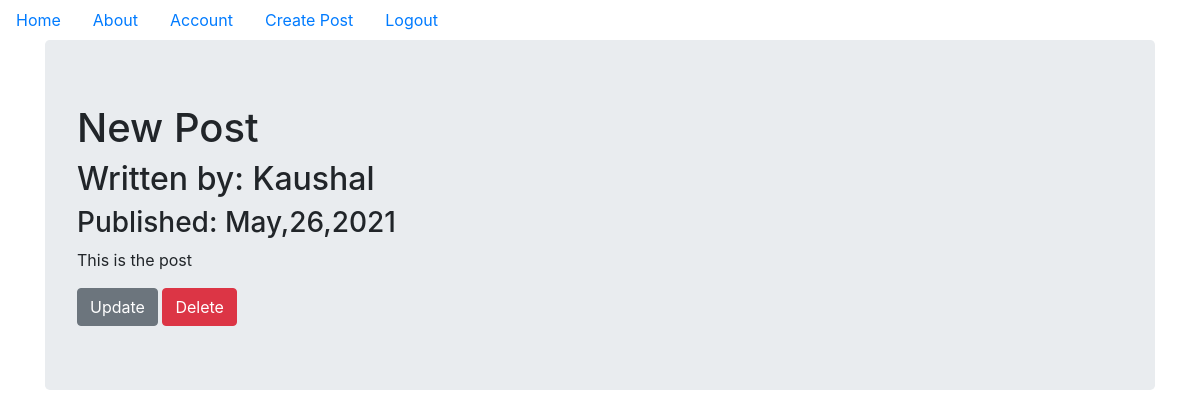
The page /2 (signed in) on the database its author committed.
### myproject/models.py (models this page shows, shortened)
class BlogPosts(db.Model,UserMixin):
	__tablename__ = 'posts'
	users = db.relationship(User)
	id = db.Column(db.Integer,primary_key=True)
	user_id = db.Column(db.Integer,db.ForeignKey('users.id'),nullable=False)
	date = db.Column(db.DateTime,nullable=False,default=datetime.utcnow)
	text = db.Column(db.Text,nullable=False)
	title = db.Column(db.String(140),nullable=False)

class User(db.Model,UserMixin):
	__tablename__ = 'users'
	id = db.Column(db.Integer,primary_key=True)
	username = db.Column(db.String(64),unique= True,index=True)
	password_hash = db.Column(db.String(128))
	email = db.Column(db.String(64),unique=True,index=True)
	profile_image = db.Column(db.String,nullable=False,default='default_profile.png')
	posts = db.relationship('BlogPosts',backref='author',lazy=True)

### myproject/user/views.py (the view)
@users.route('/<username>')
def user_posts(username):
	page = request.args.get('page',1,type=int)
	user = User.query.filter_by(username=username).first_or_404()
	blog_posts = BlogPosts.query.filter_by(author=user).order_by(BlogPosts.date.desc()).paginate(page=page,per_page=5)
	return render_template('user_blog_posts.html',blog_posts=blog_posts,user=user)

### myproject/blog_posts/view.py (called while the page is built)
@blog_posts.route('/<int:blog_post_id>')
def blog_post(blog_post_id):
	blog_post = BlogPosts.query.get_or_404(blog_post_id)
	return render_template('blog_post.html',title=blog_post.title,date=blog_post.date,post=blog_post)

### myproject/models.py (called while the page is built)
@login_manager.user_loader
def load_user(user_id):
	return User.query.get(user_id)

### myproject/templates/blog_post.html (shortened to what this page needs)
{% extends "base.html" %}
{% block content %}
 <div class="jumbotron">
	<h1>{{post.title}}</h1>
	<h2>Written by: {{post.author.username}}</h2>
	<h3>Published: {{post.date.strftime('%B,%d,%Y')}}</h3>
	<p>{{post.text}}</p>
	{% if current_user == post.author %}
		<div>
			<a class="btn btn-secondary" href="{{url_for('blog_posts.update',blog_post_id = post.id)}}">Update</a>
			<button type="button" class="btn btn-danger" data-toggle="modal" data-target='#del_modal'>Delete</button>
		</div>
	{% endif %}
 </div>
{% endblock %}

### rows shown on the page
BlogPosts: title "New Post", date "May,26,2021", text "This is the post"
User: author.username "Kaushal"
